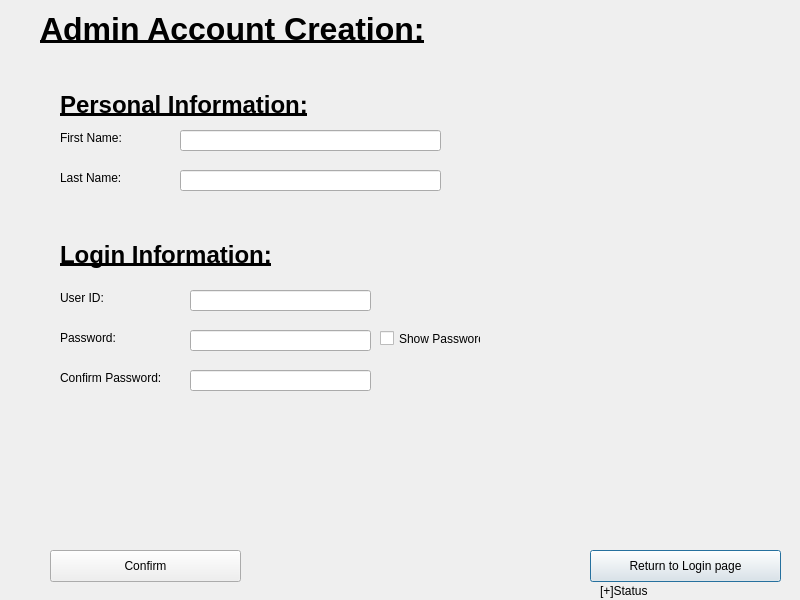
<?xml version="1.0" encoding="UTF-8"?>
<ui version="4.0">
 <class>adminCreate</class>
 <widget class="QDialog" name="adminCreate">
  <property name="geometry">
   <rect>
    <x>0</x>
    <y>0</y>
    <width>800</width>
    <height>600</height>
   </rect>
  </property>
  <property name="windowTitle">
   <string>Dialog</string>
  </property>
  <widget class="QPushButton" name="pushButton">
   <property name="geometry">
    <rect>
     <x>590</x>
     <y>550</y>
     <width>191</width>
     <height>32</height>
    </rect>
   </property>
   <property name="text">
    <string>Return to Login page</string>
   </property>
  </widget>
  <widget class="QLabel" name="label_3">
   <property name="geometry">
    <rect>
     <x>60</x>
     <y>170</y>
     <width>91</width>
     <height>16</height>
    </rect>
   </property>
   <property name="text">
    <string>Last Name:</string>
   </property>
  </widget>
  <widget class="QLabel" name="label_2">
   <property name="geometry">
    <rect>
     <x>40</x>
     <y>10</y>
     <width>438</width>
     <height>40</height>
    </rect>
   </property>
   <property name="text">
    <string>&lt;html&gt;&lt;head/&gt;&lt;body&gt;&lt;p&gt;&lt;span style=&quot; font-size:24pt; font-weight:600; text-decoration: underline;&quot;&gt;Admin Account Creation:&lt;/span&gt;&lt;/p&gt;&lt;/body&gt;&lt;/html&gt;</string>
   </property>
  </widget>
  <widget class="QLabel" name="label_7">
   <property name="geometry">
    <rect>
     <x>60</x>
     <y>90</y>
     <width>283</width>
     <height>30</height>
    </rect>
   </property>
   <property name="text">
    <string>&lt;html&gt;&lt;head/&gt;&lt;body&gt;&lt;p&gt;&lt;span style=&quot; font-size:18pt; font-weight:600; text-decoration: underline;&quot;&gt;Personal Information:&lt;/span&gt;&lt;/p&gt;&lt;/body&gt;&lt;/html&gt;</string>
   </property>
  </widget>
  <widget class="QLabel" name="label_8">
   <property name="geometry">
    <rect>
     <x>60</x>
     <y>240</y>
     <width>238</width>
     <height>30</height>
    </rect>
   </property>
   <property name="text">
    <string>&lt;html&gt;&lt;head/&gt;&lt;body&gt;&lt;p&gt;&lt;span style=&quot; font-size:18pt; font-weight:600; text-decoration: underline;&quot;&gt;Login Information:&lt;/span&gt;&lt;/p&gt;&lt;/body&gt;&lt;/html&gt;</string>
   </property>
  </widget>
  <widget class="QLabel" name="label_11">
   <property name="geometry">
    <rect>
     <x>60</x>
     <y>370</y>
     <width>131</width>
     <height>16</height>
    </rect>
   </property>
   <property name="text">
    <string>Confirm Password:</string>
   </property>
  </widget>
  <widget class="QPushButton" name="pushConfirm">
   <property name="geometry">
    <rect>
     <x>50</x>
     <y>550</y>
     <width>191</width>
     <height>32</height>
    </rect>
   </property>
   <property name="text">
    <string>Confirm</string>
   </property>
  </widget>
  <widget class="QLabel" name="label_9">
   <property name="geometry">
    <rect>
     <x>60</x>
     <y>290</y>
     <width>151</width>
     <height>16</height>
    </rect>
   </property>
   <property name="text">
    <string>User ID:</string>
   </property>
  </widget>
  <widget class="QLabel" name="label_10">
   <property name="geometry">
    <rect>
     <x>60</x>
     <y>330</y>
     <width>151</width>
     <height>16</height>
    </rect>
   </property>
   <property name="text">
    <string>Password:</string>
   </property>
  </widget>
  <widget class="QLabel" name="label_6">
   <property name="geometry">
    <rect>
     <x>60</x>
     <y>130</y>
     <width>91</width>
     <height>16</height>
    </rect>
   </property>
   <property name="text">
    <string>First Name:</string>
   </property>
  </widget>
  <widget class="QLabel" name="Status2">
   <property name="geometry">
    <rect>
     <x>600</x>
     <y>580</y>
     <width>171</width>
     <height>21</height>
    </rect>
   </property>
   <property name="text">
    <string>[+]Status</string>
   </property>
  </widget>
  <widget class="QLineEdit" name="lineFirst">
   <property name="geometry">
    <rect>
     <x>180</x>
     <y>130</y>
     <width>261</width>
     <height>21</height>
    </rect>
   </property>
  </widget>
  <widget class="QLineEdit" name="lineLast">
   <property name="geometry">
    <rect>
     <x>180</x>
     <y>170</y>
     <width>261</width>
     <height>21</height>
    </rect>
   </property>
  </widget>
  <widget class="QLineEdit" name="lineUser">
   <property name="geometry">
    <rect>
     <x>190</x>
     <y>290</y>
     <width>181</width>
     <height>21</height>
    </rect>
   </property>
  </widget>
  <widget class="QLineEdit" name="linePass">
   <property name="geometry">
    <rect>
     <x>190</x>
     <y>330</y>
     <width>181</width>
     <height>21</height>
    </rect>
   </property>
   <property name="echoMode">
    <enum>QLineEdit::Password</enum>
   </property>
  </widget>
  <widget class="QLineEdit" name="linePass2">
   <property name="geometry">
    <rect>
     <x>190</x>
     <y>370</y>
     <width>181</width>
     <height>21</height>
    </rect>
   </property>
   <property name="echoMode">
    <enum>QLineEdit::Password</enum>
   </property>
  </widget>
  <widget class="QCheckBox" name="checkPassword">
   <property name="geometry">
    <rect>
     <x>380</x>
     <y>330</y>
     <width>101</width>
     <height>17</height>
    </rect>
   </property>
   <property name="text">
    <string>Show Password</string>
   </property>
  </widget>
 </widget>
 <resources/>
 <connections/>
</ui>
